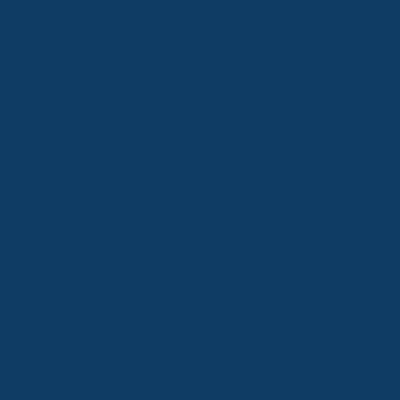
Frame 1 (no input)
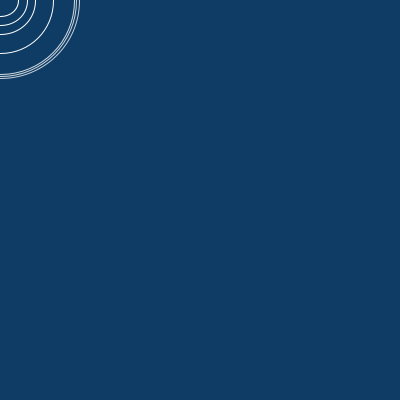
Frame 60 (the mouse pressed at the canvas centre just before this capture)
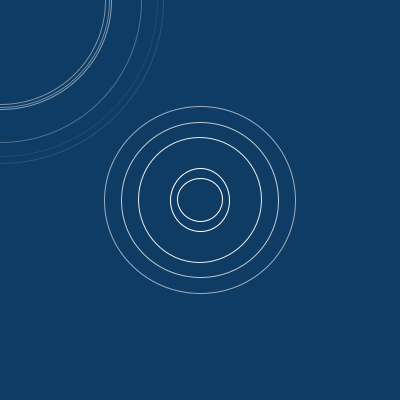
Frame 120 (the mouse held since frame 60 and released just before this capture)

The Processing sketch that drew these frames (run headless with seeded random() and noise(); from frame 60 on, the mouse is pressed at the canvas centre):

// Processing sketch: processing_90800
// ── processing_90800.pde

ArrayList mesOndulations;
int timeStamp;

void setup() {
  size(400, 400);
  smooth();
  frameRate(30);
  mesOndulations = new ArrayList();
  
  timeStamp = millis();
} // fin du setup()

void draw() {
  background(15, 60, 100);
  
  for(int i = 0; i < mesOndulations.size(); i++){
    Ondulation o = (Ondulation) mesOndulations.get(i);
    o.afficher();
    o.expandre();
  }
  
  int tempsEcoule = millis() - timeStamp;
  
  if(tempsEcoule >= random(100,1000)){
    mesOndulations.add(new Ondulation(mouseX,mouseY,random(20,25),random(20,25),random(0.5,1),255,255,255,255));
    timeStamp = millis();
  }
  
  // Pour garder tout optimisé et ne pas avoir trop de cellules malgré que l'ondulation est rendue invisible (alpha <0), nous supprimons les ondulations qui sont rendues invisibles
  for (int i = mesOndulations.size()-1; i>=0; i--){
    Ondulation o = (Ondulation) mesOndulations.get(i);
    if(o.a <= 0){
      mesOndulations.remove(i);
    }
  }
  
} // fin du draw()

class Ondulation {
  // proprietes
  float x; // pos x
  float y; // pos y
  float l; // largeur
  float h; // hauteur
  float v; // vitesse
  int c1; // R
  int c2; // G
  int c3; // B
  int a; // Alpha

  // constructeur
  Ondulation(float posX, float posY, float largeur, float hauteur, float vitesse, int couleur1, int couleur2, int couleur3, int alpha) {
    x = posX;
    y = posY;
    l = largeur;
    h = hauteur;
    v = vitesse*4;
    c1 = couleur1;
    c2 = couleur2;
    c3 = couleur3;
    a = alpha;
  } // fin du constructeur Ondulation()

  // methodes
  void afficher() {
    noFill();
    stroke(color(c1,c2,c3,a));
    ellipse(x, y, l, h);
  } // fin de afficher()
  
  void expandre(){    
    if(l < 100){
      l += v;
      h += v;
    }else{
      l += v;
      h += v;
      a -= v;
    }
  } // fin de expandre()
} // fin de classe Ondulation
